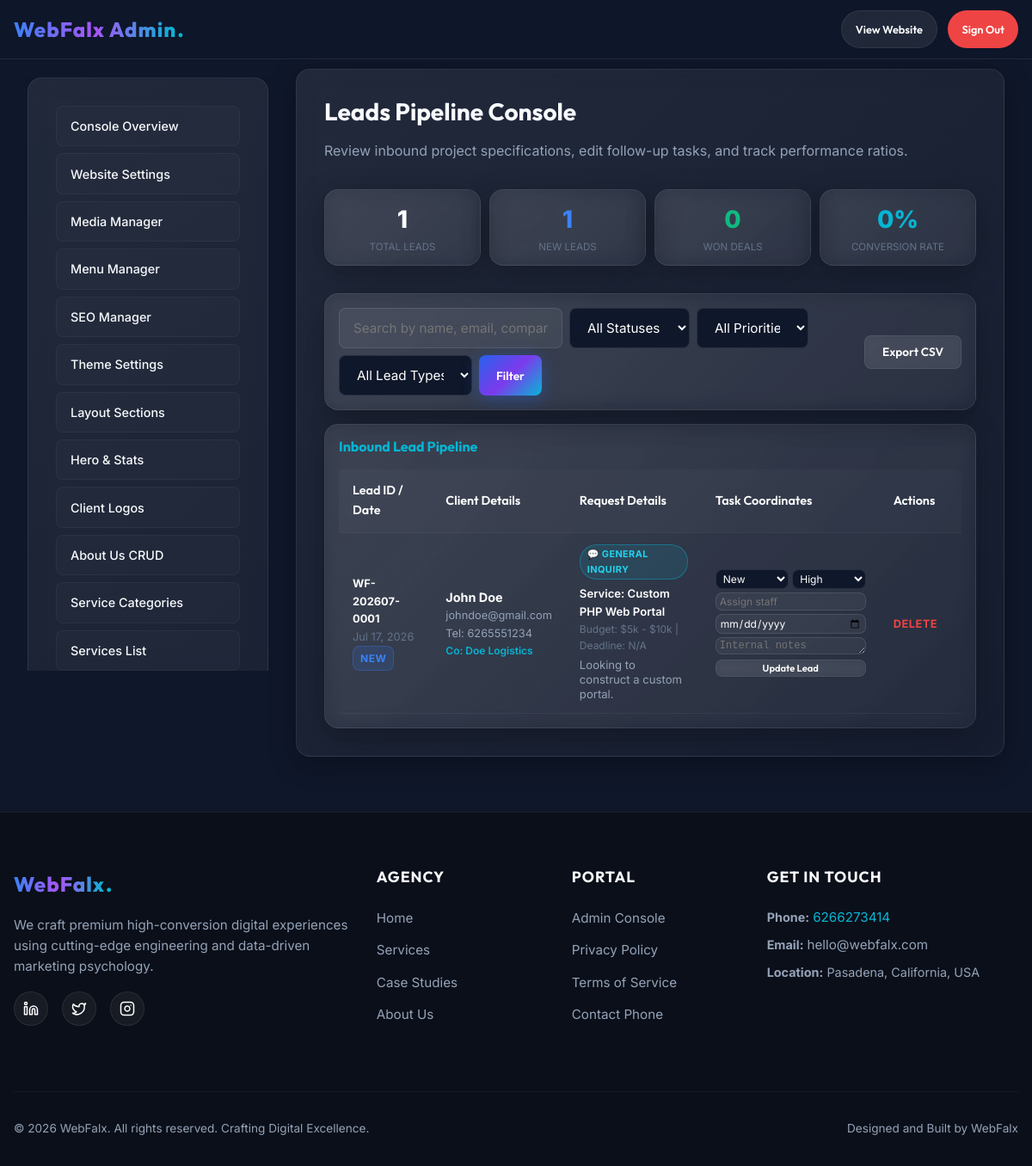
Page /admin/manage-leads.php (signed in) on the committed database.
### tables this page shows
CREATE TABLE `leads` (
    `id` INT AUTO_INCREMENT PRIMARY KEY,
    `lead_id` VARCHAR(50) NOT NULL UNIQUE,
    `lead_type` VARCHAR(50) NOT NULL,
    `full_name` VARCHAR(100) NOT NULL,
    `phone` VARCHAR(50) NOT NULL,
    `whatsapp` VARCHAR(50) DEFAULT NULL,
    `email` VARCHAR(100) NOT NULL,
    `company_name` VARCHAR(100) DEFAULT NULL,
    `city` VARCHAR(100) DEFAULT NULL,
    `state` VARCHAR(100) DEFAULT NULL,
    `country` VARCHAR(100) DEFAULT NULL,
    `business_type` VARCHAR(100) DEFAULT NULL,
    `service_interested` VARCHAR(100) DEFAULT NULL,
    `budget` VARCHAR(50) DEFAULT NULL,
    `deadline` VARCHAR(50) DEFAULT NULL,
    `contact_method` VARCHAR(50) DEFAULT NULL,
    `subject` VARCHAR(255) DEFAULT NULL,
    `message` TEXT NOT NULL,
    `num_pages` INT DEFAULT NULL,
    `file_path` VARCHAR(255) DEFAULT NULL,
    `ip_address` VARCHAR(50) DEFAULT NULL,
    `user_agent` TEXT DEFAULT NULL,
    `status` VARCHAR(50) NOT NULL DEFAULT 'New',
    `assigned_staff` VARCHAR(100) DEFAULT NULL,
    `notes` TEXT DEFAULT NULL,
    `followup_date` DATE DEFAULT NULL,
    `priority` VARCHAR(20) NOT NULL DEFAULT 'Medium',
    `created_at` TIMESTAMP DEFAULT CURRENT_TIMESTAMP
);

CREATE TABLE `site_settings` (
    `id` INT AUTO_INCREMENT PRIMARY KEY,
    `setting_key` VARCHAR(50) NOT NULL UNIQUE,
    `setting_value` TEXT DEFAULT NULL,
    `setting_group` VARCHAR(50) NOT NULL DEFAULT 'general',
    `description` VARCHAR(255) DEFAULT NULL,
    `updated_at` TIMESTAMP DEFAULT CURRENT_TIMESTAMP ON UPDATE CURRENT_TIMESTAMP
);

### admin/manage-leads.php (the view, shortened to what the rows shown need)
<?php
require_once __DIR__ . '/../includes/functions.php';
$leads = [];
if ($db !== null) {
    try {
        $query_str = "SELECT * FROM leads WHERE 1 = 1";
        $params = [];
        $query_str .= " ORDER BY id DESC";
        $stmt = $db->prepare($query_str);
        $stmt->execute($params);
        $leads = $stmt->fetchAll();
    } catch (PDOException $e) {
        error_log("Failed searching leads log: " . $e->getMessage());
    }
}
require_once __DIR__ . '/admin_header.php';
?>
<div class="glass-card" style="padding: 1rem;">
    <div class="table-responsive" style="margin-top: 0;">
        <table class="admin-table">
            <thead>
                <tr>
                    <th>Lead ID / Date</th>
                    <th>Client Details</th>
                    <th>Request Details</th>
                    <th>Task Coordinates</th>
                    <th>Actions</th>
                </tr>
            </thead>
            <tbody>
                <?php if (empty($leads)): ?>
                    <tr>
                        <td colspan="5" style="text-align: center; color: var(--color-text-muted-dark); padding: var(--spacing-md) 0;">No leads found matching your search parameters.</td>
                    </tr>
                <?php else: ?>
                    <?php foreach ($leads as $item): ?>
                        <tr>
                            <td style="font-size: 0.8rem;">
                                <strong style="color: #ffffff;"><?php echo esc($item['lead_id']); ?></strong><br>
                                <span style="color: var(--color-text-muted-dark);"><?php echo date('M d, Y', strtotime($item['created_at'])); ?></span><br>
                                <span class="status-badge <?php echo 'status-' . strtolower(str_replace(' ', '', $item['status'])); ?>"><?php echo esc($item['status']); ?></span>
                            </td>
                            <td>
                                <strong style="color: #ffffff;"><?php echo esc($item['full_name']); ?></strong>
                                <div style="font-size: 0.8rem; color: var(--color-text-secondary-dark);"><?php echo esc($item['email']); ?></div>
                                <div style="font-size: 0.8rem; color: var(--color-text-secondary-dark);">Tel: <?php echo esc($item['phone']); ?></div>
                                <?php if (!empty($item['company_name'])): ?>
                                    <div style="font-size: 0.75rem; color: var(--color-accent); font-weight: 600;">Co: <?php echo esc($item['company_name']); ?></div>
                                <?php endif; ?>
                            </td>
                            <td style="font-size: 0.82rem; max-width: 250px;">
                                <?php
                                    $raw_type = strtolower(trim($item['lead_type'] ?? 'inquiry'));
                                    if ($raw_type === 'quote') {
                                        $type_label = 'Request Estimate';
                                        $type_bg    = 'rgba(124,58,237,0.18)';
                                        $type_border = 'rgba(124,58,237,0.5)';
                                        $type_color = '#a78bfa';
                                        $type_icon  = '📋';
                                    } else {
                                        $type_label = 'General Inquiry';
                                        $type_bg    = 'rgba(6,182,212,0.12)';
                                        $type_border = 'rgba(6,182,212,0.4)';
                                        $type_color = '#22d3ee';
                                        $type_icon  = '💬';
                                    }
                                ?>
                                <span style="display: inline-block; background: <?php echo $type_bg; ?>; border: 1px solid <?php echo $type_border; ?>; color: <?php echo $type_color; ?>; font-size: 0.68rem; font-weight: 700; letter-spacing: 0.4px; text-transform: uppercase; padding: 2px 8px; border-radius: 20px; margin-bottom: 6px;">
                                    <?php echo $type_icon; ?> <?php echo $type_label; ?>
                                </span>
                                <div style="font-weight: 600; color: #ffffff;">Service: <?php echo esc($item['service_interested'] ?: 'General Inquiry'); ?></div>
                                <div style="font-size: 0.75rem; color: var(--color-text-muted-dark);">Budget: <?php echo esc($item['budget'] ?: 'Not specified'); ?> | Deadline: <?php echo esc($item['deadline'] ?: 'N/A'); ?></div>
                                <p style="margin-top: 4px; line-height: 1.3; color: var(--color-text-secondary-dark);"><?php echo esc($item['message']); ?></p>
                            </td>
                            <td>
                                <form action="" method="POST" style="display: flex; flex-direction: column; gap: 4px; font-size: 0.8rem;">
                                    <div style="display: flex; gap: 4px;">
                                        <select name="status" class="form-control" style="padding: 2px 4px; min-height: auto; font-size: 0.75rem; background: var(--color-bg-dark);">
                                            <option value="New" <?php echo $item['status'] == 'New' ? 'selected' : ''; ?>>New</option>
                                        </select>
                                        <select name="priority" class="form-control" style="padding: 2px 4px; min-height: auto; font-size: 0.75rem; background: var(--color-bg-dark);">
                                            <option value="High" <?php echo $item['priority'] == 'High' ? 'selected' : ''; ?>>High</option>
                                        </select>
                                    </div>
                                    <input type="text" name="assigned_staff" class="form-control" placeholder="Assign staff" value="<?php echo esc_attr($item['assigned_staff']); ?>" style="padding: 2px 4px; min-height: auto; font-size: 0.75rem;">
                                    <input type="date" name="followup_date" class="form-control" value="<?php echo esc_attr($item['followup_date']); ?>" style="padding: 2px 4px; min-height: auto; font-size: 0.75rem;">
                                    <textarea name="notes" placeholder="Internal notes" rows="1" style="padding: 2px 4px; font-size: 0.75rem; background: rgba(255,255,255,0.05); color: #fff; border: 1px solid rgba(255,255,255,0.1); border-radius: var(--radius-sm); resize: vertical;"><?php echo esc($item['notes']); ?></textarea>
                                    <button type="submit" class="btn btn-secondary" style="padding: 2px 6px; font-size: 0.7rem; border-radius: var(--radius-sm); min-height: auto; margin-top: 2px;">Update Lead</button>
                                </form>
                            </td>
                            <td>
                                <a href="?action=delete&id=<?php echo $item['id']; ?>" class="action-link action-delete" onclick="return confirm('Are you sure you want to delete this lead?');">Delete</a>
                            </td>
                        </tr>
                    <?php endforeach; ?>
                <?php endif; ?>
            </tbody>
        </table>
    </div>
</div>
<?php require_once __DIR__ . '/admin_footer.php'; ?>

### includes/footer.php (shortened to what the rows shown need)
<?php
require_once __DIR__ . '/functions.php';
?>
    <footer class="main-footer">
        <div class="container">
            <div class="footer-grid">
                <div class="footer-links">
                    <h4>Get In Touch</h4>
                    <p style="font-size: 0.9rem; margin-bottom: 0.5rem; color: var(--color-text-secondary-dark);">
                        <strong>Phone:</strong> <a href="tel:<?php echo esc_attr(APP_PHONE); ?>" style="color: var(--color-accent);"><?php echo esc(APP_PHONE); ?></a>
                    </p>
                    <p style="font-size: 0.9rem; margin-bottom: 0.5rem; color: var(--color-text-secondary-dark);">
                        <strong>Email:</strong> <a href="mailto:<?php echo esc_attr(get_setting('contact_email', 'hello@webfalx.com')); ?>"><?php echo esc(get_setting('contact_email', 'hello@webfalx.com')); ?></a>
                    </p>
                    <p style="font-size: 0.9rem; color: var(--color-text-secondary-dark);">
                        <strong>Location:</strong> <?php echo esc(get_setting('contact_address', 'California, USA')); ?>
                    </p>
                </div>
            </div>
        </div>
    </footer>
</body>
</html>

### rows in the picture
leads: lead "WF-202607-0001", created_at "Jul 17, 2026", status "NEW", full_name "John Doe", email "johndoe@gmail.com", phone "6265551234", company_name "Doe Logistics", lead_type "💬", lead_type "GENERAL INQUIRY", service_interested "Custom PHP Web Portal", budget "$5k - $10k", deadline "N/A", message "Looking to construct a custom portal.", status "New", priority "High"
site_settings: setting_value "hello@webfalx.com"
site_settings: setting_value "Pasadena, California, USA"

### other values in the picture
APP_NAME "WebFalx"
$total_leads "1"
$new_leads "1"
$won_leads "0"
$conversion_rate "0"
APP_PHONE "6266273414"
